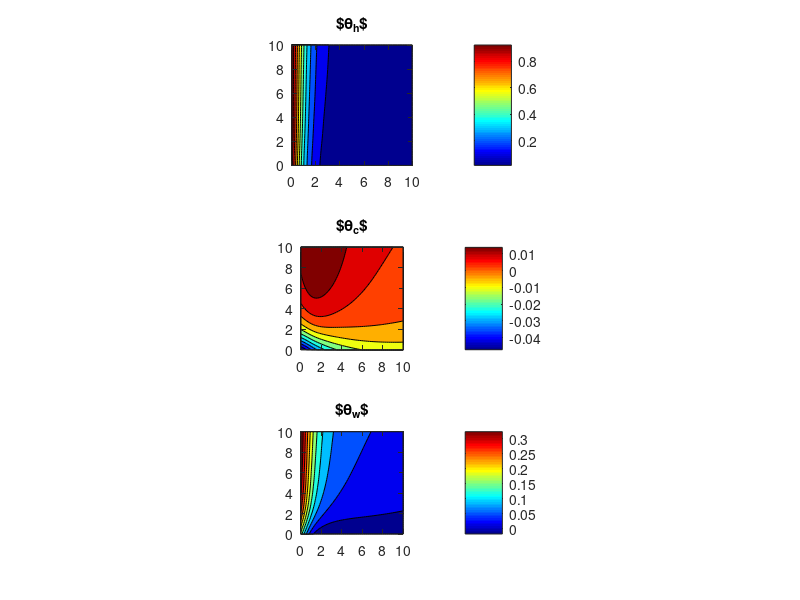
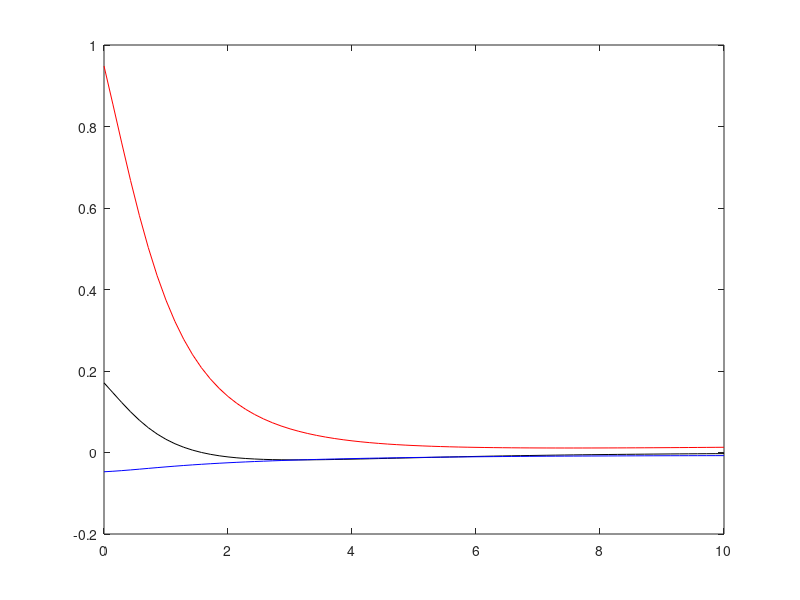

Reproduce these figures in MATLAB, in order.
clear; clc; close all
% plot HX results


sol = importdata('test.dat');
data = sol.data;

x = data(:,1);
t = data(:,2);
theta_w = data(:,3);
theta_h = data(:,4);
theta_c = data(:,5);

figure(2)
n = 0;
plot(data(abs(data(:,2))==n,1),data(abs(data(:,2))==n,3),'-k')
hold on
plot(data(abs(data(:,2))==n,1),data(abs(data(:,2))==n,4),'-r')
plot(data(abs(data(:,2))==n,1),data(abs(data(:,2))==n,5),'-b')

figure(1)
subplot(3,1,1)
nx = 50 ; nt = 50;
[X,Y] = meshgrid(linspace(min(x),max(x),nx),linspace(min(t),max(t),nt)) ;
z = theta_h;
Z =griddata(x,t,z,X,Y) ;
[p1,p2] = contourf(X,Y,Z);
title('$\theta_h$')
hold on
colormap jet
colorbar;
axis equal 

subplot(3,1,2)
[X,Y] = meshgrid(linspace(min(x),max(x),nx),linspace(min(t),max(t),nt)) ;
z = theta_c;
Z =griddata(x,t,z,X,Y) ;
[p1,p2] = contourf(X,Y,Z);
title('$\theta_c$')
hold on
colormap jet
colorbar;
axis equal 

subplot(3,1,3)
[X,Y] = meshgrid(linspace(min(x),max(x),nx),linspace(min(t),max(t),nt)) ;
z = theta_w;
Z =griddata(x,t,z,X,Y) ;
[p1,p2] = contourf(X,Y,Z);
title('$\theta_w$')
hold on
colormap jet
colorbar;
axis equal 

% 
% yp = 0.5;
% [idy,~]=find(abs(Y(:,1)-yp)<1e-4);
% figure(2)
% plot(X(1,:),Z(idy,:))
% hold on
% axis equal
% 
% 
% z = u;
% nx = 501 ; ny = 501;
% [X,Y] = meshgrid(linspace(min(x),max(x),nx),linspace(min(y),max(y),ny)) ;
% Z =griddata(x,y,z,X,Y) ;
% 
% xp = 0.5;
% [~,idx]=find(abs(X(1,:)-xp)<1e-4);
% figure(3)
% plot(Z(:,idx),Y(:,idx))
% hold on
% axis equal
